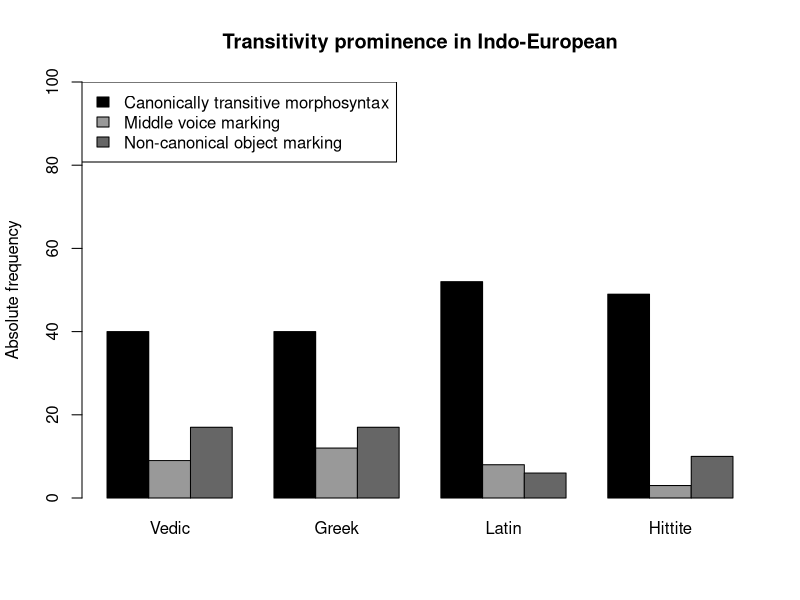
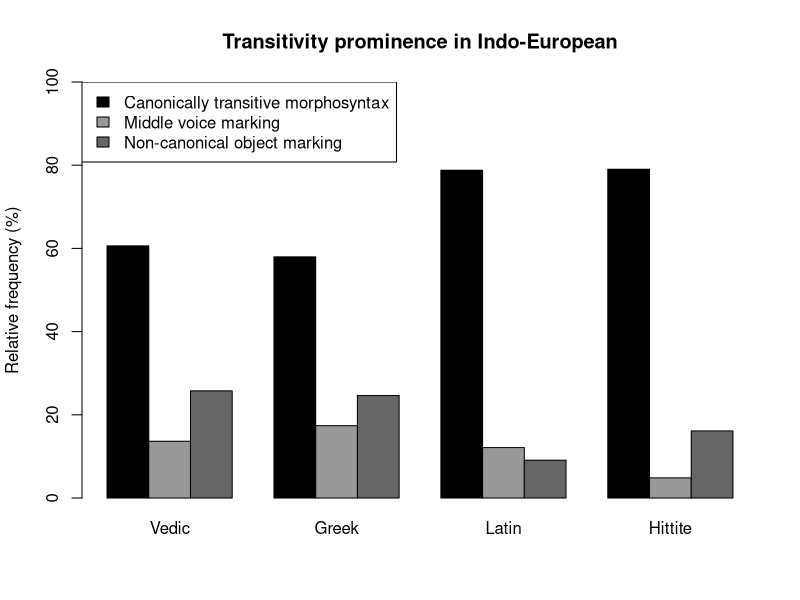
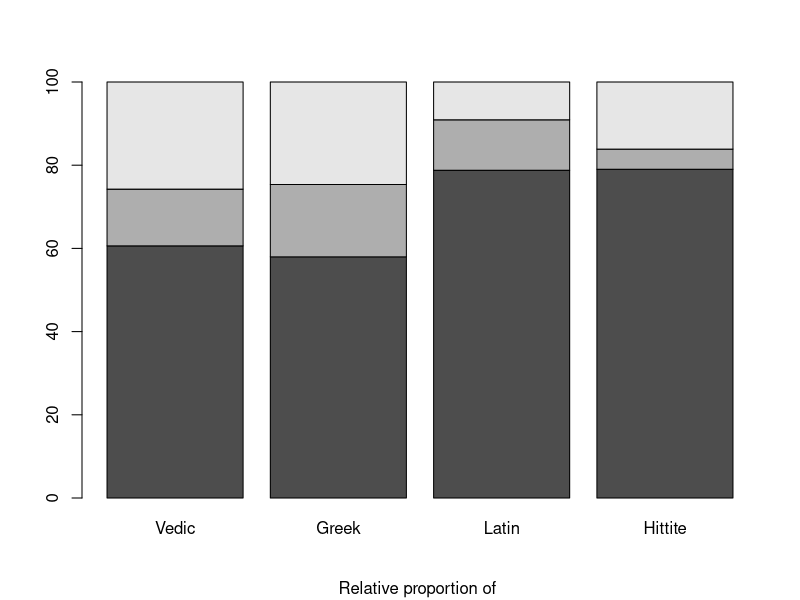

Write R code to recreate these figures, in order.
# Make a matrix of transitivity prominence values based on Haspelmath's (2015) verb list

TransProm <- matrix(c(40, 40, 52, 49, 9, 12, 8, 3, 17, 17, 6, 10), ncol = 4, byrow = TRUE)

# Add colnames and rownames

colnames(TransProm) <- c("Vedic", "Greek", "Latin", "Hittite")
rownames(TransProm) <- c("Canonical verbs", "Middle voice", "Non-canonical object")

# Check matrix

TransProm

#Make barplot

barplot(TransProm, ylim = range(0:100), main = "Transitivity prominence in Indo-European", ylab = "Absolute frequency", col = c("black", "grey60", "grey40"), beside = TRUE)
legend("topleft", fill = c("black","grey60", "grey40"), legend=c("Canonically transitive morphosyntax", "Middle voice marking", "Non-canonical object marking"))

#Make barplot of relative proportions

TransPromProportion <- prop.table(TransProm, 2)*100
TransPromProportion

barplot(TransPromProportion, ylim = range(0:100), main = "Transitivity prominence in Indo-European", ylab = "Relative frequency (%)", col = c("black", "grey60", "grey40"), beside = TRUE)
legend("topleft", fill = c("black","grey60", "grey40"), legend=c("Canonically transitive morphosyntax", "Middle voice marking", "Non-canonical object marking"))

# chisquare test of TransProm

chisq.test(TransProm)

# Get expected values

chisq.test(TransProm)$expected

#Fisher test of observed values
#Canonical verb frames

VedicCanVerbs <- matrix(c(40, 141, 26, 56), ncol = 2, byrow = TRUE)
fisher.test(VedicCanVerbs, alternative = "less")

GreekCanVerbs <- matrix(c(40, 141, 29, 53), ncol = 2, byrow = TRUE)
fisher.test(GreekCanVerbs, alternative = "less")

LatinCanVerbs<- matrix(c(52, 129, 14, 68), ncol = 2, byrow = TRUE)
fisher.test(LatinCanVerbs, alternative = "greater")

HittiteCanVerbs <- matrix(c(49, 132, 13, 69), ncol = 2, byrow = TRUE)
fisher.test(HittiteCanVerbs, alternative = "greater")

#Middle verb forms

VedicMiddleVerbs <- matrix(c(9, 23, 57, 174), ncol = 2, byrow = TRUE)
fisher.test(VedicMiddleVerbs, alternative = "greater")

GreekMiddleVerbs <- matrix(c(12, 20, 57, 174), ncol = 2, byrow = TRUE)
fisher.test(GreekMiddleVerbs, alternative = "greater")

LatinMiddleVerbs <- matrix(c(8, 24, 58, 173), ncol = 2, byrow = TRUE)
fisher.test(LatinMiddleVerbs, alternative = "less")

HittiteMiddleVerbs <- matrix(c(3, 29, 59, 179), ncol = 2, byrow = TRUE)
fisher.test(HittiteMiddleVerbs, alternative = "less")

#Non-canonical objects

VedicNonCanObj <- matrix(c(17, 33, 49, 164), ncol = 2, byrow = TRUE)
fisher.test(VedicNonCanObj, alternative = "greater")

GreekNonCanObj <- matrix(c(17, 33, 52, 161), ncol = 2, byrow = TRUE)
fisher.test(GreekNonCanObj, alternative = "greater")

LatinNonCanObj <- matrix(c(6, 44, 60, 153), ncol = 2, byrow = TRUE)
fisher.test(LatinNonCanObj, alternative = "less")

HittiteNonCanObj <- matrix(c(10, 40, 52, 161), ncol = 2, byrow = TRUE)
fisher.test(HittiteNonCanObj, alternative = "less")

TransPromProportion <- prop.table(TransProm, 2)*100

barplot(TransPromProportion, ylim = range(0:100), sub = "Relative proportion of ")

#Make a matrix of transitivity prominence values based on Creissels' (2018b) verb list

TransProm2 <- matrix(c(14, 14, 15, 19, 7, 7.5, 6, 3.5, 9, 4.5, 12, 5.5), ncol = 4, byrow = TRUE)

# Add colnames and rownames

colnames(TransProm2) <- c("Hittite", "Vedic", "Greek", "Latin")
rownames(TransProm2) <- c("Canonical verbs", "Middle voice", "Non-canonical object")
# Perform chi-squared test

chisq.test(TransProm2)
